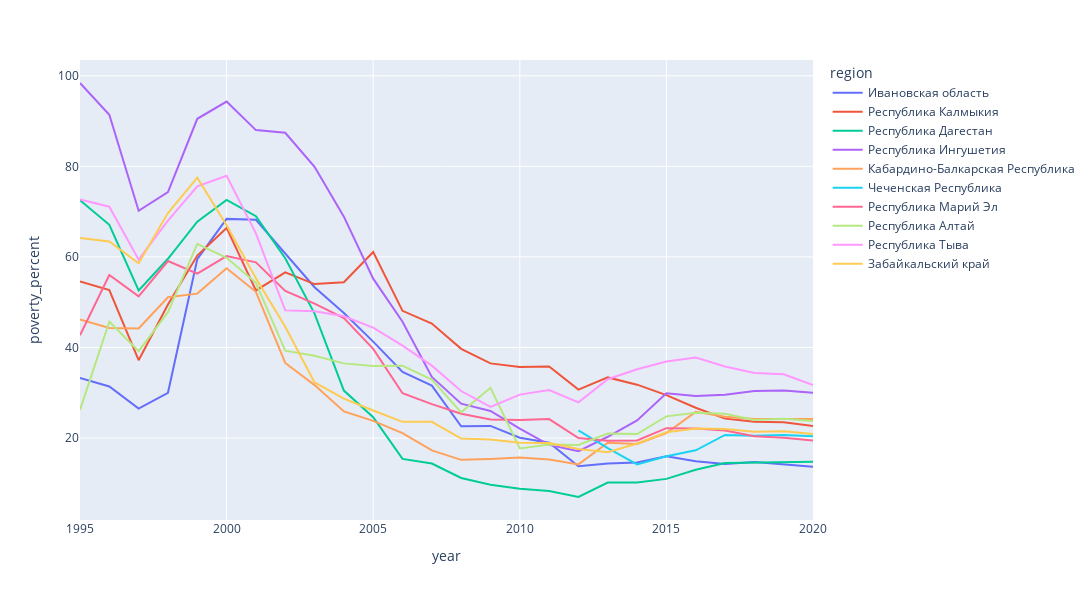

Here is the notebook cell this chart was saved with:
### Markdown cell above
Видим, что всего три региона лидировали по доле бедности. Интересно, а если посмотреть топ-3?

### Code cell
max_poverty_percent=pd.DataFrame(columns=main.columns)
for year in main.year.unique():
    df = main[main['year']==year]
    max_poverty_percent = pd.concat([max_poverty_percent, df.sort_values('poverty_percent',ascending=False).head(3)], ignore_index = True)

px.line(vis[vis.region.isin(max_poverty_percent.region.unique())],
        x='year',
        y='poverty_percent',
        color='region',
        width=1200,
        height=600)

### Figure 1 — Plotly figure (JSON) as saved in the notebook; plotly's stock layout.template omitted (floating-point values rounded to 4 significant figures)
{"data": [{"hovertemplate": "region=Ивановская область<br>year=%{x}<br>poverty_percent=%{y}<extra></extra>", "legendgroup": "Ивановская область", "line": {"color": "#636efa", "dash": "solid"}, "marker": {"symbol": "circle"}, "mode": "lines", "name": "Ивановская область", "orientation": "v", "showlegend": true, "type": "scatter", "x": [1995, 1996, 1997, 1998, 1999, 2000, 2001, 2002, 2003, 2004, 2005, 2006, 2007, 2008, 2009, 2010, 2011, 2012, 2013, 2014, 2015, 2016, 2017, 2018, 2019, 2020], "xaxis": "x", "y": [33.3, 31.4, 26.5, 30, 59.5, 68.4, 68.2, 60.8, 53.3, 47.6, 41.3, 34.6, 31.6, 22.6, 22.7, 20.1, 19, 13.8, 14.4, 14.6, 16, 14.9, 14.3, 14.7, 14.2, 13.7], "yaxis": "y"}, {"hovertemplate": "region=Республика Калмыкия<br>year=%{x}<br>poverty_percent=%{y}<extra></extra>", "legendgroup": "Республика Калмыкия", "line": {"color": "#EF553B", "dash": "solid"}, "marker": {"symbol": "circle"}, "mode": "lines", "name": "Республика Калмыкия", "orientation": "v", "showlegend": true, "type": "scatter", "x": [1995, 1996, 1997, 1998, 1999, 2000, 2001, 2002, 2003, 2004, 2005, 2006, 2007, 2008, 2009, 2010, 2011, 2012, 2013, 2014, 2015, 2016, 2017, 2018, 2019, 2020], "xaxis": "x", "y": [54.6, 52.7, 37.2, 49.5, 60.3, 66.4, 52.6, 56.6, 54, 54.4, 61.1, 48.1, 45.3, 39.7, 36.5, 35.7, 35.8, 30.7, 33.4, 31.8, 29.5, 26.7, 24.3, 23.6, 23.5, 22.7], "yaxis": "y"}, {"hovertemplate": "region=Республика Дагестан<br>year=%{x}<br>poverty_percent=%{y}<extra></extra>", "legendgroup": "Республика Дагестан", "line": {"color": "#00cc96", "dash": "solid"}, "marker": {"symbol": "circle"}, "mode": "lines", "name": "Республика Дагестан", "orientation": "v", "showlegend": true, "type": "scatter", "x": [1995, 1996, 1997, 1998, 1999, 2000, 2001, 2002, 2003, 2004, 2005, 2006, 2007, 2008, 2009, 2010, 2011, 2012, 2013, 2014, 2015, 2016, 2017, 2018, 2019, 2020], "xaxis": "x", "y": [72.5, 67.1, 52.6, 59.6, 67.8, 72.6, 69, 59.7, 47.5, 30.5, 24.6, 15.4, 14.4, 11.2, 9.7, 8.8, 8.3, 7, 10.2, 10.2, 11, 13, 14.5, 14.6, 14.6, 14.8], "yaxis": "y"}, {"hovertemplate": "region=Республика Ингушетия<br>year=%{x}<br>poverty_percent=%{y}<extra></extra>", "legendgroup": "Республика Ингушетия", "line": {"color": "#ab63fa", "dash": "solid"}, "marker": {"symbol": "circle"}, "mode": "lines", "name": "Республика Ингушетия", "orientation": "v", "showlegend": true, "type": "scatter", "x": [1995, 1996, 1997, 1998, 1999, 2000, 2001, 2002, 2003, 2004, 2005, 2006, 2007, 2008, 2009, 2010, 2011, 2012, 2013, 2014, 2015, 2016, 2017, 2018, 2019, 2020], "xaxis": "x", "y": [98.4, 91.4, 70.2, 74.3, 90.5, 94.3, 88, 87.4, 79.9, 68.9, 55.2, 45.7, 33.5, 27.6, 26, 22.1, 18.5, 17.1, 20.3, 23.9, 29.9, 29.3, 29.6, 30.4, 30.5, 30], "yaxis": "y"}, {"hovertemplate": "region=Кабардино-Балкарская Республика<br>year=%{x}<br>poverty_percent=%{y}<extra></extra>", "legendgroup": "Кабардино-Балкарская Республика", "line": {"color": "#FFA15A", "dash": "solid"}, "marker": {"symbol": "circle"}, "mode": "lines", "name": "Кабардино-Балкарская Республика", "orientation": "v", "showlegend": true, "type": "scatter", "x": [1995, 1996, 1997, 1998, 1999, 2000, 2001, 2002, 2003, 2004, 2005, 2006, 2007, 2008, 2009, 2010, 2011, 2012, 2013, 2014, 2015, 2016, 2017, 2018, 2019, 2020], "xaxis": "x", "y": [46.2, 44.3, 44.2, 51.1, 51.9, 57.5, 52.3, 36.6, 31.7, 25.9, 23.8, 21.1, 17.3, 15.2, 15.4, 15.7, 15.3, 14.2, 19, 18.7, 21.1, 25.8, 24.7, 24.2, 24.2, 24.2], "yaxis": "y"}, {"hovertemplate": "region=Чеченская Республика<br>year=%{x}<br>poverty_percent=%{y}<extra></extra>", "legendgroup": "Чеченская Республика", "line": {"color": "#19d3f3", "dash": "solid"}, "marker": {"symbol": "circle"}, "mode": "lines", "name": "Чеченская Республика", "orientation": "v", "showlegend": true, "type": "scatter", "x": [2012, 2013, 2014, 2015, 2016, 2017, 2018, 2019, 2020], "xaxis": "x", "y": [21.7, 17.8, 14.2, 16, 17.3, 20.7, 20.5, 20.7, 20.4], "yaxis": "y"}, {"hovertemplate": "region=Республика Марий Эл<br>year=%{x}<br>poverty_percent=%{y}<extra></extra>", "legendgroup": "Республика Марий Эл", "line": {"color": "#FF6692", "dash": "solid"}, "marker": {"symbol": "circle"}, "mode": "lines", "name": "Республика Марий Эл", "orientation": "v", "showlegend": true, "type": "scatter", "x": [1995, 1996, 1997, 1998, 1999, 2000, 2001, 2002, 2003, 2004, 2005, 2006, 2007, 2008, 2009, 2010, 2011, 2012, 2013, 2014, 2015, 2016, 2017, 2018, 2019, 2020], "xaxis": "x", "y": [42.7, 56, 51.3, 59.1, 56.3, 60.2, 58.8, 52.5, 49.7, 46.5, 39.7, 29.9, 27.5, 25.4, 24.1, 24, 24.2, 20, 19.4, 19.5, 22.2, 22.1, 21.7, 20.4, 20.1, 19.5], "yaxis": "y"}, {"hovertemplate": "region=Республика Алтай<br>year=%{x}<br>poverty_percent=%{y}<extra></extra>", "legendgroup": "Республика Алтай", "line": {"color": "#B6E880", "dash": "solid"}, "marker": {"symbol": "circle"}, "mode": "lines", "name": "Республика Алтай", "orientation": "v", "showlegend": true, "type": "scatter", "x": [1995, 1996, 1997, 1998, 1999, 2000, 2001, 2002, 2003, 2004, 2005, 2006, 2007, 2008, 2009, 2010, 2011, 2012, 2013, 2014, 2015, 2016, 2017, 2018, 2019, 2020], "xaxis": "x", "y": [26.2, 45.7, 39.2, 47.8, 62.9, 59.8, 54.3, 39.3, 38.2, 36.5, 35.9, 36, 32.9, 25.7, 31.1, 17.7, 18.6, 18.5, 21, 20.9, 24.8, 25.6, 25.4, 24, 24.3, 23.8], "yaxis": "y"}, {"hovertemplate": "region=Республика Тыва<br>year=%{x}<br>poverty_percent=%{y}<extra></extra>", "legendgroup": "Республика Тыва", "line": {"color": "#FF97FF", "dash": "solid"}, "marker": {"symbol": "circle"}, "mode": "lines", "name": "Республика Тыва", "orientation": "v", "showlegend": true, "type": "scatter", "x": [1995, 1996, 1997, 1998, 1999, 2000, 2001, 2002, 2003, 2004, 2005, 2006, 2007, 2008, 2009, 2010, 2011, 2012, 2013, 2014, 2015, 2016, 2017, 2018, 2019, 2020], "xaxis": "x", "y": [72.7, 71.1, 59.4, 68, 75.6, 77.9, 65.2, 48.2, 48, 46.9, 44.4, 40.4, 36, 30.4, 26.9, 29.6, 30.6, 27.9, 33, 35.2, 36.9, 37.8, 35.8, 34.4, 34.1, 31.7], "yaxis": "y"}, {"hovertemplate": "region=Забайкальский край<br>year=%{x}<br>poverty_percent=%{y}<extra></extra>", "legendgroup": "Забайкальский край", "line": {"color": "#FECB52", "dash": "solid"}, "marker": {"symbol": "circle"}, "mode": "lines", "name": "Забайкальский край", "orientation": "v", "showlegend": true, "type": "scatter", "x": [1995, 1996, 1997, 1998, 1999, 2000, 2001, 2002, 2003, 2004, 2005, 2006, 2007, 2008, 2009, 2010, 2011, 2012, 2013, 2014, 2015, 2016, 2017, 2018, 2019, 2020], "xaxis": "x", "y": [64.2, 63.4, 58.6, 69.7, 77.5, 67, 55.3, 44.6, 32.3, 28.7, 26.1, 23.6, 23.6, 19.9, 19.7, 19, 18.9, 17.6, 16.9, 18.8, 21.3, 22.1, 22, 21.4, 21.5, 20.9], "yaxis": "y"}], "layout": {"height": 600, "legend": {"title": {"text": "region"}, "tracegroupgap": 0}, "margin": {"t": 60}, "width": 1200, "xaxis": {"anchor": "y", "domain": [0, 1], "title": {"text": "year"}}, "yaxis": {"anchor": "x", "domain": [0, 1], "title": {"text": "poverty_percent"}}}}
